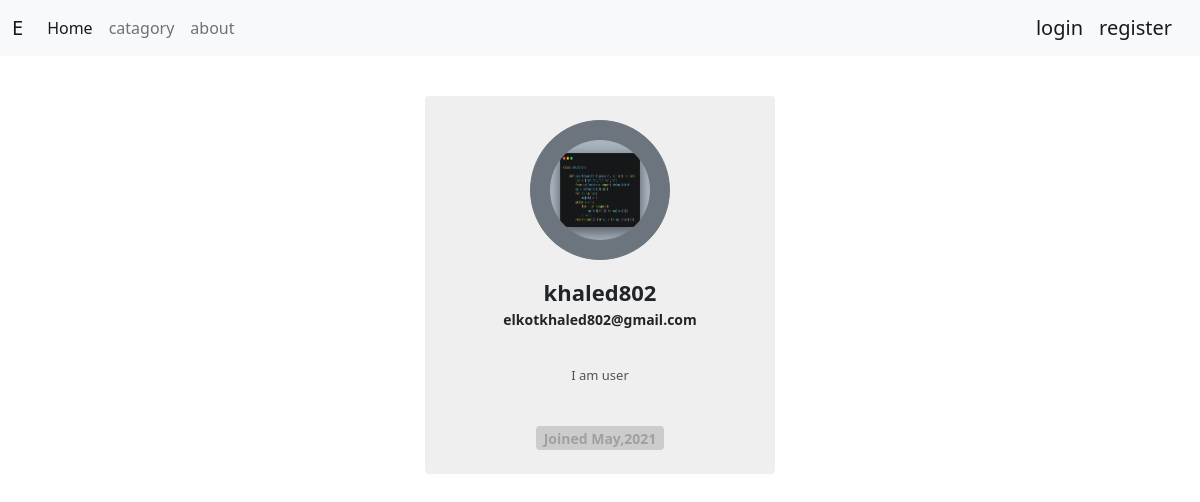
The app's page /accounts/show_profile/1 with its own data.
### account/models.py (models this page shows, shortened)
class CustomUser(models.Model):
    user = models.OneToOneField(User, on_delete=models.CASCADE, related_name='profile')
    picture = models.ImageField(upload_to='images/', default='default.bng')
    bio = models.TextField(default='I am user')
    @classmethod
    def get_profile_id(cls, id):
        return get_object_or_404(cls, pk=id)

### account/views.py (the view)
# urls.py: path('show_profile/<int:id>', show_profile, name='account.show_profile')
def show_profile(request, id):
    print( request.user, CustomUser.get_profile_id(id))
    if request.user == CustomUser.get_profile_id(id).user:
        return user_profile(request)
    profile =  CustomUser.get_profile_id(id)
    return render(request, 'account/show_profile.html', context={'title':profile.user, 'profile':profile})

### account/templates/account/show_profile.html (shortened to what this page needs)
{% extends "base/base.html" %}
{% load static %}
{% block content %}
<link rel="stylesheet" href="{% static 'account/css/style.css'%}">
<div class="content-section">
    <div class="container mt-4 mb-4 p-3 d-flex justify-content-center">
         <div class="card p-4">
             <div class=" image d-flex flex-column justify-content-center align-items-center">
                 <button class="btn btn-secondary">
                    <img src="{{ profile.picture.url }}" height="100" width="100" style="border-radius: 50%;" />
                </button>
                <span class="name mt-3">{{ profile.user }}</span>
                <span class="idd">{{ profile.user.email }}</span>
                        <div class="text mt-3">
                        <span> {{profile.bio}} </span>
                    </div>
                          <div class=" px-2 rounded mt-4 date ">
                            <span class="join">Joined May,2021</span>
                        </div>
                    </div>
                </div>
</div>
</div>
{% endblock content %}

### post/static/post/css/show_all_style.css (style rules this page uses)
.container { margin-right: auto; margin-left: auto; padding-left: 15px; padding-right: 15px; }

### account/static/account/css/style.css (style rules this page uses)
* { margin: 0; padding: 0 }
.card { width: 350px; background-color: #efefef; border: none; cursor: pointer; transition: all 0.5s; }
.image img { transition: all 0.5s }
.btn { height: 140px; width: 140px; border-radius: 50% }
.name { font-size: 22px; font-weight: bold }
.idd { font-size: 14px; font-weight: 600 }
.text span { font-size: 13px; color: #545454; font-weight: 500 }
.join { font-size: 14px; color: #a0a0a0; font-weight: bold }
.date { background-color: #ccc }

### records on screen
CustomUser: picture (picture), user "khaled802", user.email "elkotkhaled802@gmail.com", bio "I am user"
